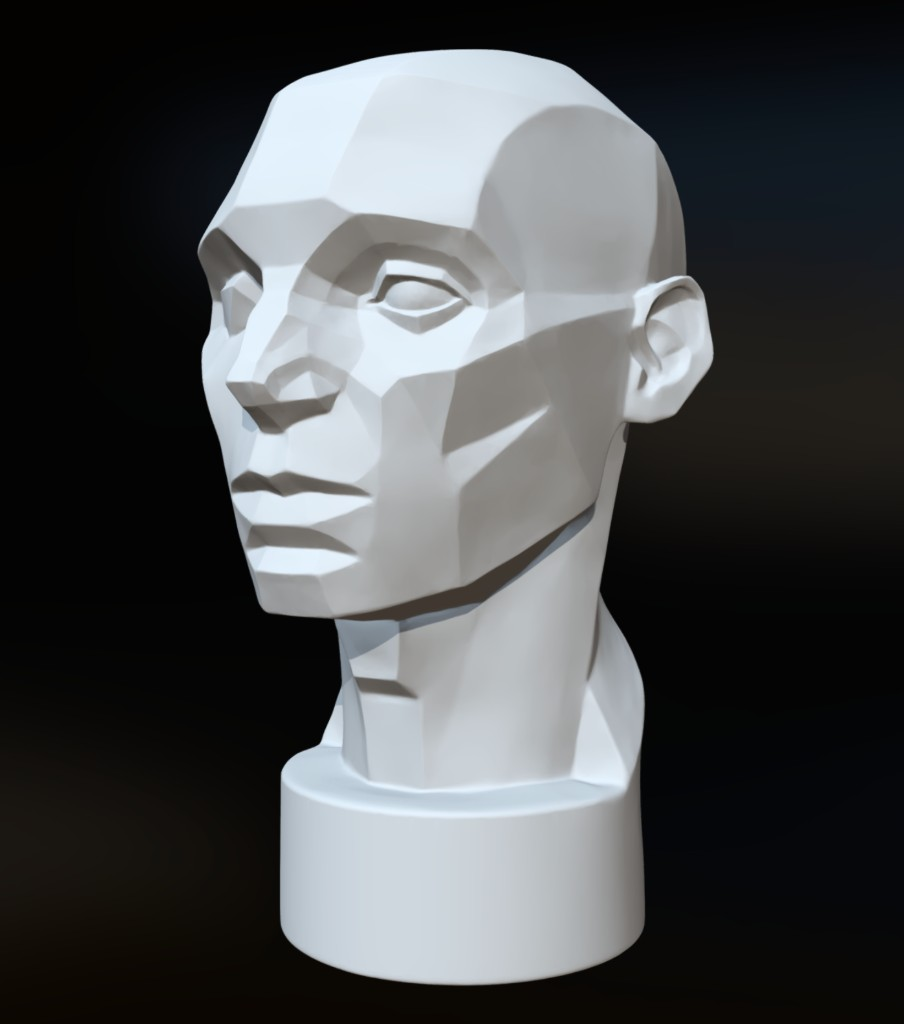
#> input picture painting/works/asaro-planes/reference.jpg, 904 x 1024 px
$ python light-zones.py
#> lines starting #> are read from the running program, lines starting #| are printed output that depends on the picture
"""Light-zone map for the Asaro head. Letters mark what the photo actually does."""
import os
from PIL import Image, ImageDraw, ImageFont

HERE = os.path.dirname(os.path.abspath(__file__))
ref = Image.open(os.path.join(HERE, "reference.jpg")).convert("RGB")
#> ref is the input picture: PIL image 904x1024 RGB; mean R, G, B 74.3, 76.3, 77.7
SCALE = 2000 / ref.size[0]
#> SCALE = 2.21
RW, RH = 2000, round(ref.size[1] * SCALE)
#> RW = 2000; RH = 2265
LEGEND_H = 280
W = RW
#> W = 2000
img = Image.new("RGB", (W, RH + LEGEND_H), (28, 26, 24))
img.paste(ref.resize((RW, RH), Image.LANCZOS), (0, 0))
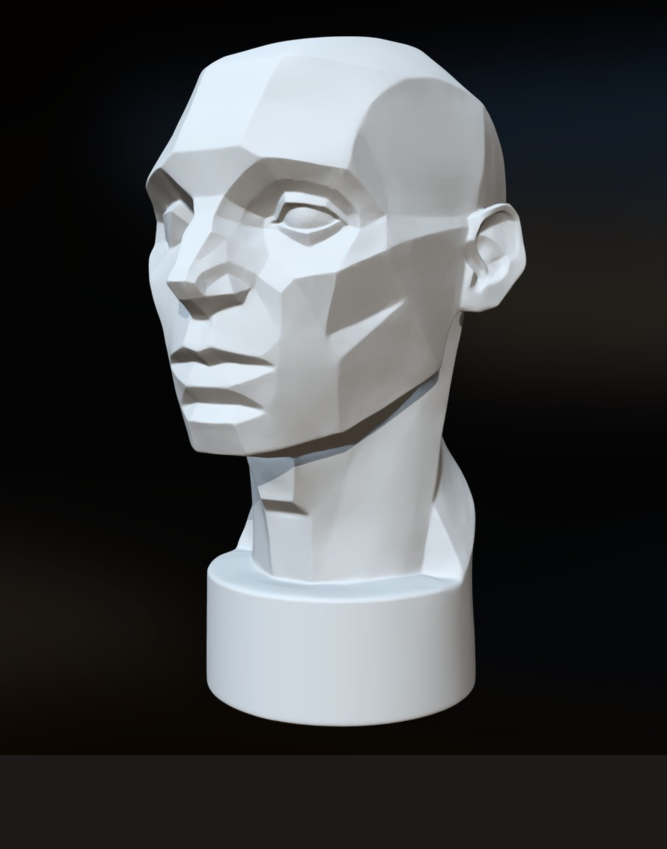
#> img: PIL image 2000x2545 RGB (shown at 1/3 size); mean R, G, B 69.2, 70.8, 71.8

bold = "/System/Library/Fonts/Supplemental/Arial Bold.ttf"
reg = "/System/Library/Fonts/Supplemental/Arial.ttf"
f_letter = ImageFont.truetype(bold, 36)
f_legend = ImageFont.truetype(bold, 32)
f_small = ImageFont.truetype(reg, 28)
f_arrow = ImageFont.truetype(bold, 32)

# Plate colour separates the letters. It is not the paint.
ZONE = {
    "С": ((232, 210, 160), (40, 32, 24)),
    "П": ((86, 118, 138), (255, 255, 255)),
    "Т": ((62, 54, 72), (255, 255, 255)),
    "Р": ((46, 78, 112), (255, 255, 255)),
    "Пд": ((28, 26, 32), (255, 255, 255)),
}

# (letter, x, y) in reference pixels, 904×1024.
# Light from above and from the front-left. No блик: the lit planes are even.
MARKS = [
    ("С", 370, 140),   # forehead
    ("С", 330, 450),   # front of the nose
    ("С", 345, 370),   # front of the cheek
    ("С", 310, 558),   # chin, the bright plane; 575 is already the turn
    ("С", 460, 745),   # front of the neck
    ("С", 430, 870),   # top of the pedestal
    ("С", 678, 360),   # ear plane facing the lamp
    ("П", 285, 390),   # side of the nose
    ("П", 570, 185),   # side of the cranium
    ("П", 555, 715),   # side of the neck
    ("Т", 400, 282),   # eye socket
    ("Т", 545, 430),   # shadow side of the cheek
    ("Т", 405, 608),   # underside of the jaw
    ("Т", 658, 298),   # ear hole
    ("Т", 634, 868),   # shadow rim of the pedestal
    ("Пд", 352, 230),  # brow cast into the socket
    ("Пд", 265, 485),  # nose cast on the lip
    ("Пд", 262, 535),  # lip cast on the chin
    ("Пд", 632, 792),  # neck cast on the pedestal's right shoulder
    ("Р", 636, 908),   # weak lift on that same shadow side
]


def plate(letter, x, y):
    fill, ink = ZONE[letter]
    cx, cy = x * SCALE, y * SCALE
    d = ImageDraw.Draw(img)
    tw = d.textlength(letter, font=f_letter)
    w, h = tw + 22, 48
    box = (cx - w / 2, cy - h / 2, cx + w / 2, cy + h / 2)
    d.rounded_rectangle(box, radius=8, fill=fill, outline=(255, 255, 255), width=2)
    d.text((cx, cy), letter, font=f_letter, fill=ink, anchor="mm")


for letter, x, y in MARKS:
    plate(letter, x, y)
#> this loop made 20 passes
#> (tw in plate, w in plate, box in plate) on passes 1 to 12: (25.14, 47.14, (795, 285.7, 842.2, 333.7)), (25.14, 47.14, (706.5, 971.6, 753.7, 1019.6)), (25.14, 47.14, (739.7, 794.6, 786.8, 842.6)), (25.14, 47.14, (662.3, 1210.5, 709.4, 1258.5)), (25.14, 47.14, (994.1, 1624.2, 1041.3, 1672.2)), (25.14, 47.14, (927.8, 1900.8, 974.9, 1948.8)), (25.14, 47.14, (1476.4, 772.5, 1523.6, 820.5)), (27.08, 49.08, (606, 838.8, 655.1, 886.8)), (27.08, 49.08, (1236.5, 385.3, 1285.6, 433.3)), (27.08, 49.08, (1203.3, 1557.9, 1252.4, 1605.9)), (21.98, 43.98, (863, 599.9, 906.9, 647.9)), (21.98, 43.98, (1183.8, 927.3, 1227.7, 975.3))

# Arrow in the empty ground, pointing at the forehead.
d = ImageDraw.Draw(img)
start = (70 * SCALE, 36 * SCALE)
#> start = (154.9, 79.65)
end = (230 * SCALE, 118 * SCALE)
#> end = (508.8, 261.1)
d.line([start, end], fill=(245, 220, 150), width=8)
ex, ey = end
#> ex = 508.8; ey = 261.1
sx, sy = start
#> sx = 154.9; sy = 79.65
dx, dy = ex - sx, ey - sy
#> dx = 354; dy = 181.4
length = (dx * dx + dy * dy) ** 0.5
#> length = 397.8
ux, uy = dx / length, dy / length
px, py = -uy, ux
head = 28
d.polygon([
    (ex, ey),
    (ex - ux * head + px * head * 0.55, ey - uy * head + py * head * 0.55),
    (ex - ux * head - px * head * 0.55, ey - uy * head - py * head * 0.55),
], fill=(245, 220, 150))
d.text((78 * SCALE, 18 * SCALE), "сверху, спереди слева", font=f_arrow,
       fill=(245, 220, 150), anchor="lt")

legend = [
    ("Б", "блик — на этой голове нет", None),
    ("С", "свет", ZONE["С"][0]),
    ("П", "полусвет", ZONE["П"][0]),
    ("Т", "собственная тень", ZONE["Т"][0]),
    ("Р", "рефлекс — только низ постамента", ZONE["Р"][0]),
    ("Пд", "падающая тень", ZONE["Пд"][0]),
]
top = RH + 28
col_w = W / 2
for i, (letter, name, colour) in enumerate(legend):
    col, row = i % 2, i // 2
    x = 36 + col * col_w
    y = top + row * 70
    if colour:
        d.rounded_rectangle((x, y, x + 64, y + 48), radius=8, fill=colour,
                            outline=(255, 255, 255), width=2)
        ink = ZONE[letter][1]
        d.text((x + 32, y + 24), letter, font=f_letter, fill=ink, anchor="mm")
    else:
        d.rounded_rectangle((x, y, x + 64, y + 48), radius=8, outline=(180, 170, 150), width=2)
        d.text((x + 32, y + 24), letter, font=f_letter, fill=(180, 170, 150), anchor="mm")
    d.text((x + 80, y + 24), name, font=f_legend, fill=(236, 230, 218), anchor="lm")

note = "Фон чёрный — это не падающая тень. Рефлекс только внизу теневого бока постамента, слабый."
d.text((36, RH + LEGEND_H - 36), note, font=f_small, fill=(190, 182, 170), anchor="lm")

out = os.path.join(HERE, "light-zones-1.jpg")
img.save(out, quality=90)
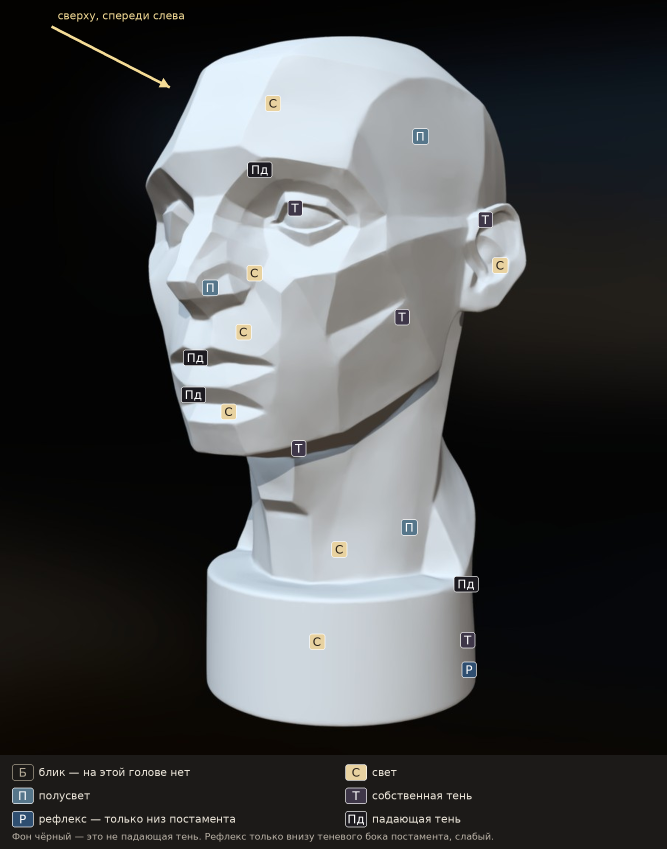
#> saved as light-zones-1.jpg: PIL image 2000x2545 RGB (shown at 1/3 size); mean R, G, B 70.4, 71.8, 72.7
print(out, img.size)
#| painting/works/asaro-planes/light-zones-1.jpg (2000, 2545)

$ run again, with painting/works/asaro-planes/brush-map-1.jpg copied over painting/works/asaro-planes/reference.jpg
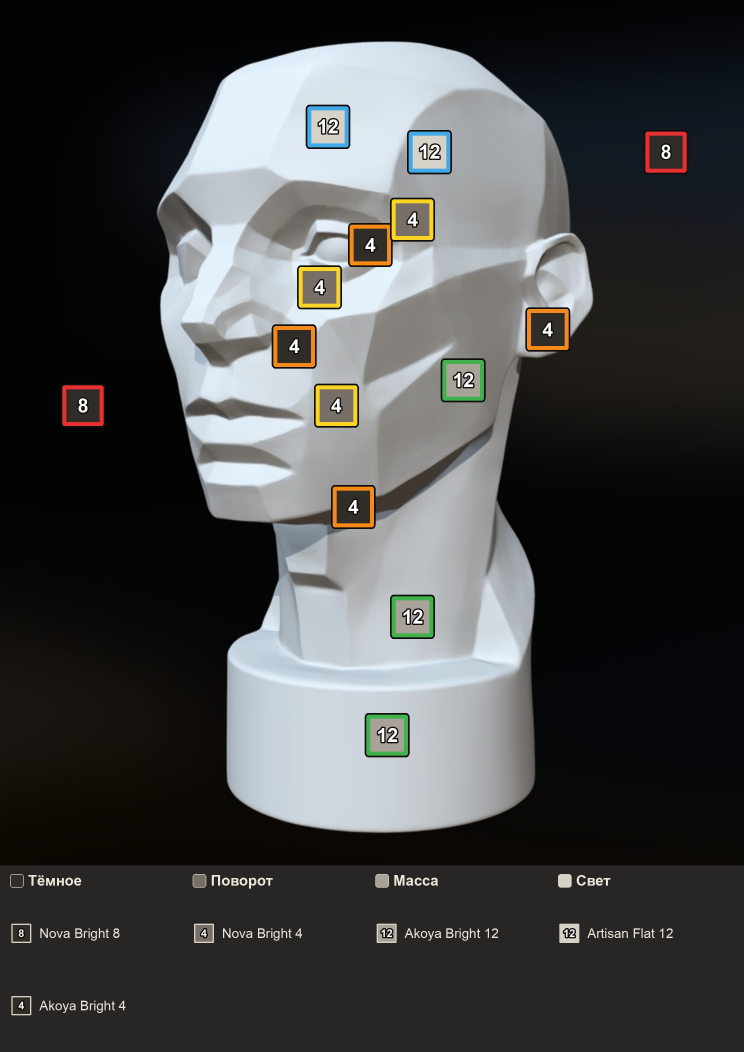
#> input picture painting/works/asaro-planes/brush-map-1.jpg, 2232 x 3156 px (shown at 1/3 size)
#> ref is the input picture: PIL image 2232x3156 RGB; mean R, G, B 69.1, 70, 69.7
#> `img.paste(ref.resize((RW, RH), Image.LANCZOS), (0, 0))`:
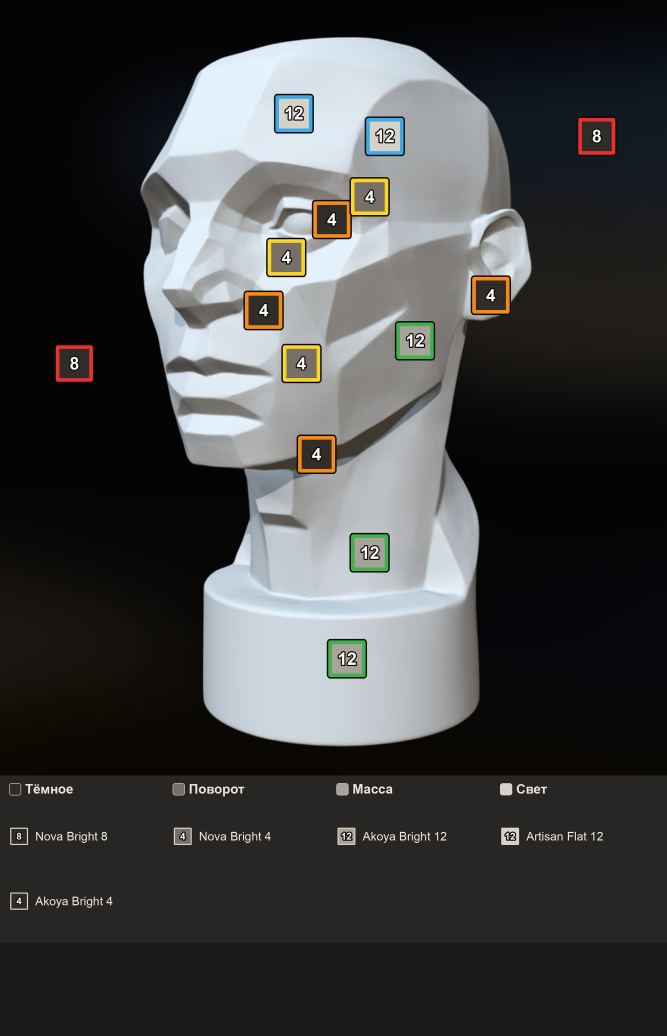
#> img: PIL image 2000x3108 RGB (shown at 1/3 size); mean R, G, B 65.4, 66.1, 65.6
#> the loop `for letter, x, y in MARKS:` made 20 passes
#> (tw in plate, w in plate, box in plate) on passes 1 to 8: (25.14, 47.14, (308, 101.4, 355.1, 149.4)), (25.14, 47.14, (272.1, 379.2, 319.3, 427.2)), (25.14, 47.14, (285.6, 307.5, 332.7, 355.5)), (25.14, 47.14, (254.2, 476, 301.3, 524)), (25.14, 47.14, (388.6, 643.6, 435.8, 691.6)), (25.14, 47.14, (361.7, 755.6, 408.9, 803.6)), (25.14, 47.14, (584, 298.6, 631.1, 346.6)), (27.08, 49.08, (230.8, 325.5, 279.9, 373.5))
#> `img.save(out, quality=90)`:
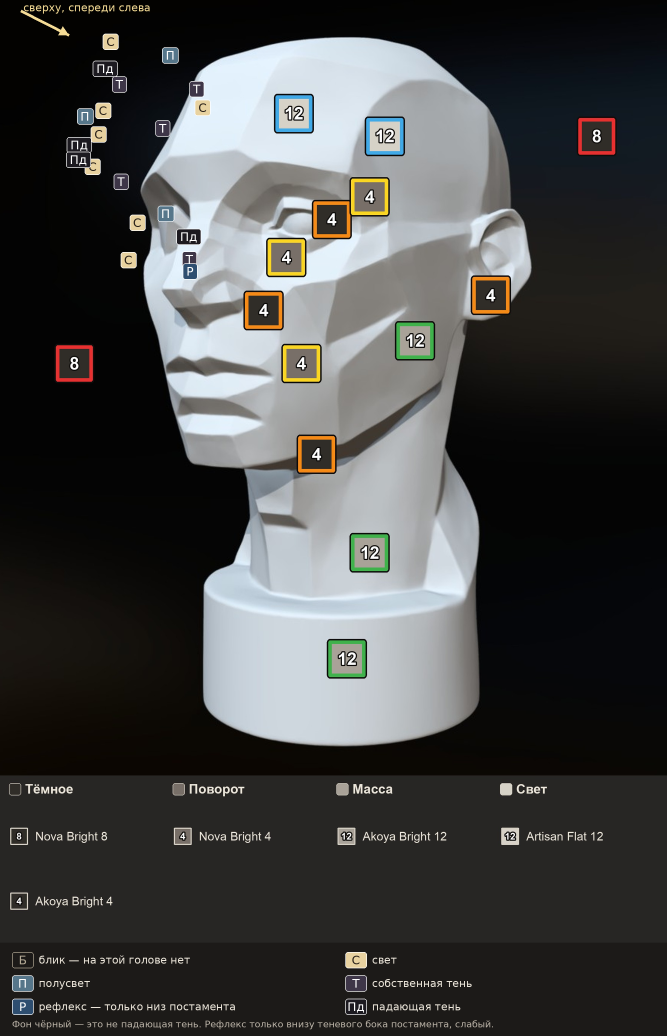
#> saved as light-zones-1.jpg: PIL image 2000x3108 RGB (shown at 1/3 size); mean R, G, B 67, 67.6, 66.9
#| painting/works/asaro-planes/light-zones-1.jpg (2000, 3108)
